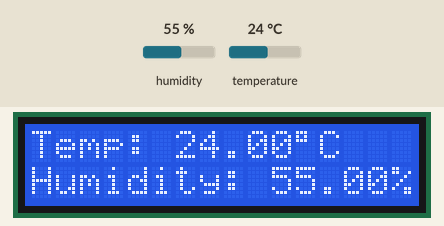
Bench run of a sketch on a simulated Arduino Uno, built with avr-gcc and run on an emulated ATmega328P. Shown: 16×2 character LCD. The test bench sets the inputs (shaded band); at power-on: humidity 55 %, temperature 24 °C.

Above: at 4.2 s.
4.3 s: humidity set to 22 %
At 5.4 s:
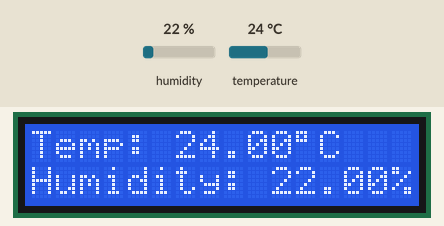
7.0 s: temperature set to 12 °C
At 8.1 s:
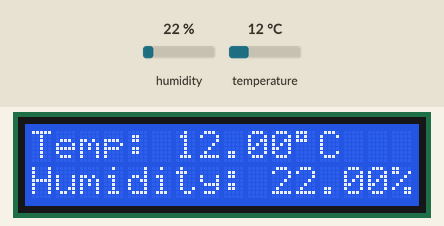
9.7 s: humidity set to 40 %
At 12.4 s:
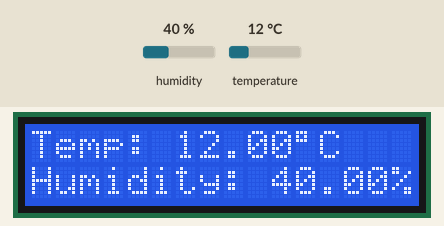
12.7 s: temperature set to 19 °C
At 13.9 s:
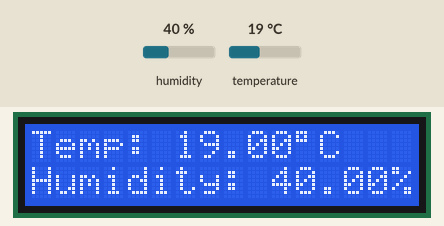
Timing chart, 0 to 15.7 s (numbered marks = the images above; inputs shaded):
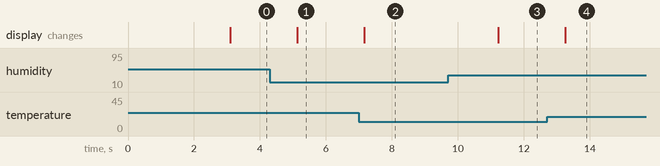

Measured:
- after the input at 4.3 s, the display: changes after 0.83 s (image 1)
- after the input at 7.0 s, the display: changes after 0.16 s (image 2)
- after the input at 9.7 s, the display: changes after 1.5 s (image 3)
- after the input at 12.7 s, the display: changes after 0.56 s (image 4)

The sketch:

Weather_Station.ino
```cpp
//Display values of Temperature and Humidity sensor (Weather Station)
#include "DHT.h"
#include <LiquidCrystal.h>
#define DHTPIN 2     // what digital pin we're connected to
#define DHTTYPE DHT11   // DHT 11
DHT dht(DHTPIN, DHTTYPE);
LiquidCrystal lcd(12, 11, 10, 9, 8, 7); // create lcd//
//Parameters: (rs, enable, d4, d5, d6, d7)
void setup(){
  lcd.begin(16, 2); //set lcd
 Serial.begin(9600);
 lcd.setCursor(0,0);
 lcd.print("  UYO WEATHER");
 delay(3000);
 lcd.clear();
}
void loop()
{
//Read humidity
  float h = dht.readHumidity();
  // Read temperature as Celsius (the default)
 float t = dht.readTemperature();
  // Read temperature as Fahrenheit (isFahrenheit = true)
 float f = dht.readTemperature(true);
  lcd.setCursor(0,0);  // Sets the location to display text
  lcd.print("Temp: "); // print “Temp:”
  lcd.print(t); // print temperature value
  lcd.print((char)223); // print degree
  lcd.print("C");
  lcd.setCursor(0,1); //Sets the location to display text
  lcd.print("Humidity: "); // print “Humidity”
  lcd.print(h); // print humidity value
  lcd.print("%"); // print percentage
  delay(1000); // wait for one-second
  }
```
